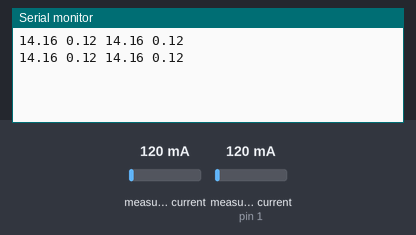
A program run on a simulated Arduino Leonardo, built with avr-gcc and run on an emulated ATmega32U4. Parts: the last lines printed to the serial monitor. The inputs (shaded band) are chosen by the test bench; at power-on: measured current 120 mA, measured current (sensor on pin 1) 120 mA.

Above: at 1.5 s.
1.6 s: measured current (sensor 0) set to 40 mA
At 1.6 s:
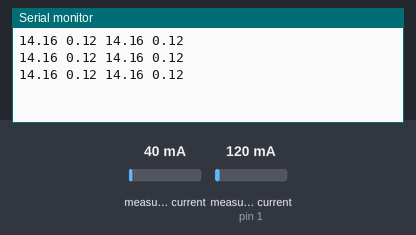
3.1 s: measured current (sensor on pin 1) set to 40 mA
At 3.7 s:
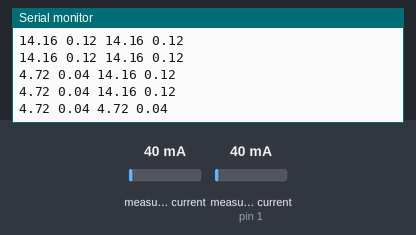
4.6 s: measured current (sensor 0) set to 500 mA
At 5.4 s:
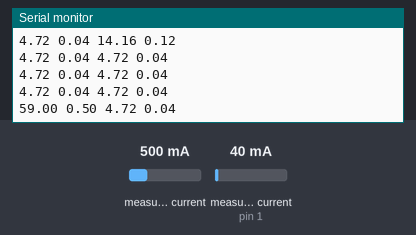
6.1 s: measured current (sensor on pin 1) set to 500 mA
At 6.5 s:
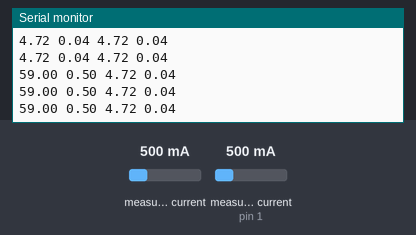
Timing chart, 0 to 8.6 s (numbered marks = the images above; inputs shaded):
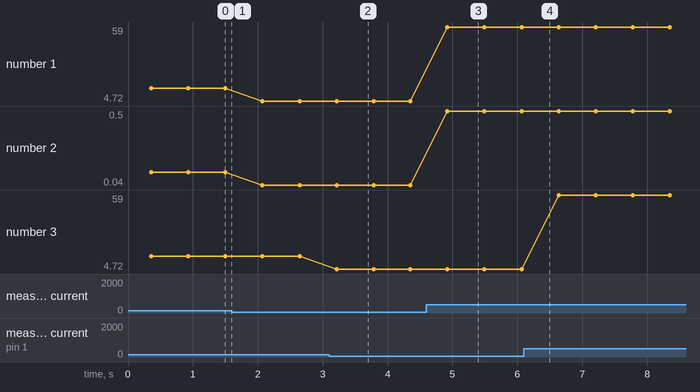

Measured:
- after the input at 3.1 s, the serial monitor: prints a new line after 0.11 s (image 2)
- after the input at 4.6 s, the serial monitor: prints a new line after 0.32 s (image 3)
- plotted number 1: 14.16 → 4.72 after the input at 1.6 s, 4.72 → 59 after the input at 4.6 s
- plotted number 2: 0.12 → 0.04 after the input at 1.6 s, 0.04 → 0.5 after the input at 4.6 s

The program:

main.cpp
```cpp
#include "EmonLib.h"
#include <SoftwareSerial.h>

#define RX 10
#define TX 11
#define CURRENT_CALIBRATION 16.66
#define NUM_SAMPLES 1480
#define VOLTAGE 118.0

EnergyMonitor emon1, emon2;                  // Create an instance
SoftwareSerial ArduinoLeoSoftSerial(RX, TX); // RX, TX

void setup()
{
  Serial.begin(9600);

  ArduinoLeoSoftSerial.begin(9600);

  emon1.current(0, CURRENT_CALIBRATION); // Current: input pin, calibration.
  emon2.current(1, CURRENT_CALIBRATION); // Current: input pin, calibration.
}

void loop()
{
  double Irms1 = emon1.calcIrms(NUM_SAMPLES); // Calculate Irms only
  double Irms2 = emon2.calcIrms(NUM_SAMPLES); // Calculate Irms only

  double realPower1 = Irms1 * VOLTAGE; // Calculate real power
  double realPower2 = Irms2 * VOLTAGE; // Calculate real power

  Serial.print(realPower1); // Apparent power
  Serial.print(" ");
  Serial.print(Irms1); // Irms
  Serial.print(" ");

  Serial.print(realPower2); // Apparent power
  Serial.print(" ");
  Serial.println(Irms2); // Irms

  // Send data to ESP32 trough serial ports
  ArduinoLeoSoftSerial.print(realPower1);
  ArduinoLeoSoftSerial.print(" ");
  ArduinoLeoSoftSerial.print(realPower2);
  ArduinoLeoSoftSerial.print("\n");

  delay(200);
}
```
